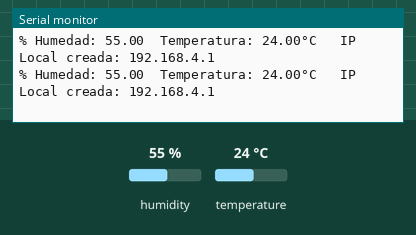
Recording of a sketch running on a simulated ESP8266 (NodeMCU). Shown: the last lines printed to the serial monitor. The inputs (shaded band) are chosen by the test bench; at power-on: humidity 55 %, temperature 24 °C.

Above: at 10.8 s.
10.9 s: humidity set to 22 %
At 20.6 s:
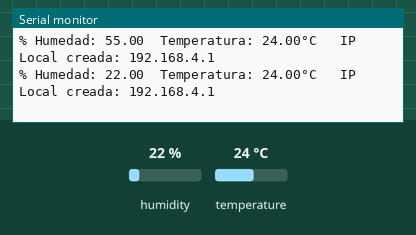
20.9 s: temperature set to 12 °C
At 30.7 s:
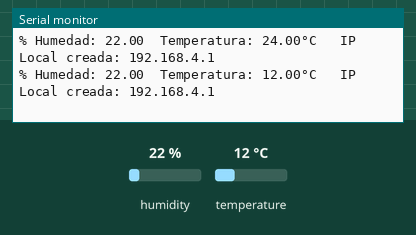
30.9 s: humidity set to 40 %
At 41.2 s:
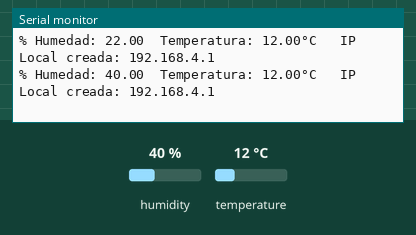
Timing chart, 0 to 42.7 s (numbered marks = the images above; inputs shaded):
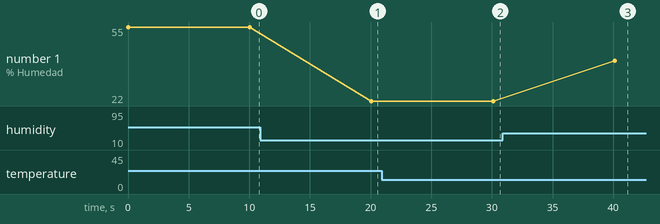

The sketch:

ESP8266_Punto_de_acceso_local.ino
```cpp
// Modificación del ejemplo de boceto de prueba para varios sensores de temperatura/humedad DHT
// escrito por ladyada, public domain.

// REQUIERE las siguientes bibliotecas de Arduino:
// - DHT Sensor Library: https://github.com/adafruit/DHT-sensor-library
// - Adafruit Unified Sensor Lib: https://github.com/adafruit/Adafruit_Sensor

// REQUIERE Instalar Plugin del ESP8266 para Arduino.
// - ir a archivo>Preferencias y en la casilla  “Gestor de URLs Adicionales de Tarjetas”
// - agregamos: http://arduino.esp8266.com/stable/package_esp8266com_index.json

// REQUIERE Instalar controladores del puerto COM virtual (VCP) del puente USB a UART CP210x
/* necesarios para el funcionamiento del dispositivo como un puerto COM virtual
se puede bajar de: https://www.silabs.com/developers/usb-to-uart-bridge-vcp-drivers?tab=downloads
o con el enlace directo: https://github.com/nodemcu/nodemcu-devkit/raw/master/Drivers/CH341SER_WINDOWS.zip */

// librerias modulo Wifi Acces Point
#include <ESP8266WiFi.h>
#include <WiFiClient.h>
#include <ESP8266WebServer.h>
// librerias sensor
#include "DHT.h"

// Definir las credenciales de acceso
const char *ssid = "ESTACION-IoT";  // Nombre de la red
const char *password = "998877665"; // Contraseña

// Variables para lectura del DHT 11
float t; // Guarda temperatura grados
float h; // Guarda Humedad relativa

ESP8266WebServer server(80); // habilita el puerto 80 para servidor

// Declaraciones parametros para el sensor
#define DHTPIN 14     // Pin14 digital conectado al sensor DHT11
#define DHTTYPE DHT11 // DHT 11

DHT dht(DHTPIN, DHTTYPE); // Objeto recibe 2 parametros pin datos, modelo de sensor

void setup()
{
  Serial.begin(115200); // Velocidad de comunicación puerto serial en baudios
  dht.begin();          // Iniciamos objeto

  // configuramo el modo acces Point función softAP
  WiFi.softAP(ssid, password);      // recibe nombre red y contraseña
  server.on("/", handleRoot);       // al realizar petición llama función handleRoot
  server.begin();                   // Iniciamos servidor
  IPAddress myIP = WiFi.softAPIP(); // crea la IP con la función WiFi.softAPIP
}

void loop()
{
  LecturaTyH();
  server.handleClient(); // monitorea presencia de cliente y envia respuesta de handleRoot
}

// FUNCIONES
void handleRoot() // creamos la funcion Estructura HTML envio lineas (datos) al cliente
{
  server.send(200, "text/html", "<html><head><meta name='viewport' content='width=device-width, user-scalable=no'>"
                                "<meta http-equiv='refresh' content='5' charset='UTF-8'><title>Estación Meteorológica con IoT</title>"
                                "<style>body {font-family: monospace; background-color: rgb(4, 2, 7);}"
                                "h1 {color: white; margin: 5px; text-align: center; margin: 50px; font-size: 18px;}"
                                ".barraTemp {height: 200px; width: 200px; background-color: yellow; margin: auto;"
                                "border-radius: 50%; overflow: hidden;}.cont {height: 100px; width: 200px;}"
                                ".CirculoCentro { height: 150px; width: 150px; background-color: rgb(4, 2, 7); "
                                "border-radius: 50%; margin: auto; position: relative; margin: -175px auto 50px;}"
                                ".Rectangulo {height: 100px; width: 200px; background-color: rgb(4, 2, 7);"
                                "position: relative; margin: -125px auto 50px;}</style></head><Body>"
                                "<h1>Mini Estación Meteorológica automática con IoT</h1>"
                                "<h1>Temperatura</h1>"
                                "<div class='barraTemp' style='transform: rotate("+String(map(t, 0, 100, 0, 180))+"deg);'>" // Control de barra de progreso
                                "<div class='cont' style='background-color: rgb(143, 136, 136);'> </div>"
                                "<div class='cont' style='background-color: rgb(253, 114, 0, 0.986);'> </div>"
                                "</div><div class=' CirculoCentro '></div><div class=' Rectangulo '></div>"
                                "<h1 style='font-size: 22px; position: relative; margin: -125px auto 50px;'>"+String(t)+" °C</h1>"
                                "<h1>Humedad Relativa</h1>"
                                "<div class='barraTemp' style='transform: rotate("+String(map(h, 0, 100, 0, 180))+"deg);'>" // Control de barra de progreso
                                "<div class='cont' style='background-color: rgb(143, 136, 136);'> </div>"
                                "<div class='cont' style='background-color: rgb(23, 218, 224);'> </div>"
                                "</div><div class='CirculoCentro'></div><div class='Rectangulo'></div>"
                                "<h1 style='font-size: 22px; position: relative; margin: -125px auto 50px;'>"+String(h)+" %</h1>"
                                "</Body></html>");
}

// funcion de lectura de temperatura y humedad del sensor
void LecturaTyH()
{
  h = dht.readHumidity();
  t = dht.readTemperature();

  // Comprobar si alguna lectura falló y salir antes (para volver a intentarlo).
  if (isnan(h) || isnan(t))
  {
    Serial.print("\t\t\t");
    Serial.print(WiFi.softAPIP());
    Serial.println(F("¡Error al leer datos del sensor DHT22!")); // imprimir mensaje
    return;
  }
  // Imprimir por el puerto serial tempertaura y humedad
  Serial.print(F("% Humedad: "));
  Serial.print(h);
  Serial.print("\t");  // da espacio
  Serial.print(F("Temperatura: "));
  Serial.print(t);
  Serial.print(F("°C "));
  Serial.print("\t");
  Serial.print(F("IP Local creada: "));
  Serial.println(WiFi.softAPIP()); // Imprimir IP y da salto de linea para imprimir el siguiente ciclo de datos
  delay(10000); // espera 10s
}
```

Measured:
- after the input at 10.9 s, the serial monitor: prints a new line after 9.2 s (image 1)
- after the input at 20.9 s, the serial monitor: prints a new line after 9.2 s (image 2)
- after the input at 30.9 s, the serial monitor: prints a new line after 9.2 s (image 3)
- plotted number 1: 55 → 22 after the input at 10.9 s, 22 → 40 after the input at 30.9 s
